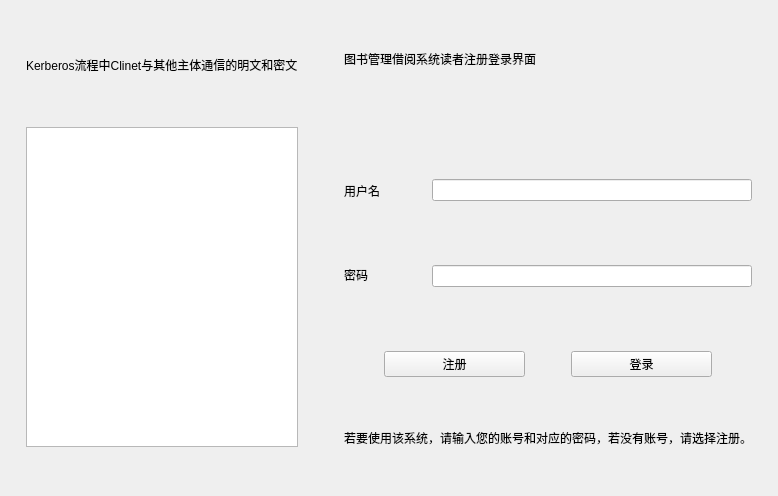
<?xml version="1.0" encoding="UTF-8"?>
<ui version="4.0">
 <class>MainWindow</class>
 <widget class="QMainWindow" name="MainWindow">
  <property name="geometry">
   <rect>
    <x>0</x>
    <y>0</y>
    <width>778</width>
    <height>496</height>
   </rect>
  </property>
  <property name="windowTitle">
   <string>MainWindow</string>
  </property>
  <widget class="QWidget" name="centralwidget">
   <layout class="QGridLayout" name="gridLayout">
    <item row="4" column="3" colspan="3">
     <layout class="QHBoxLayout" name="horizontalLayout" stretch="0,5,0,5,0">
      <item>
       <spacer name="horizontalSpacer_4">
        <property name="orientation">
         <enum>Qt::Horizontal</enum>
        </property>
        <property name="sizeHint" stdset="0">
         <size>
          <width>40</width>
          <height>20</height>
         </size>
        </property>
       </spacer>
      </item>
      <item>
       <widget class="QPushButton" name="pushButton_2">
        <property name="text">
         <string>注册</string>
        </property>
       </widget>
      </item>
      <item>
       <spacer name="horizontalSpacer_2">
        <property name="orientation">
         <enum>Qt::Horizontal</enum>
        </property>
        <property name="sizeHint" stdset="0">
         <size>
          <width>40</width>
          <height>20</height>
         </size>
        </property>
       </spacer>
      </item>
      <item>
       <widget class="QPushButton" name="pushButton">
        <property name="text">
         <string>登录</string>
        </property>
       </widget>
      </item>
      <item>
       <spacer name="horizontalSpacer_5">
        <property name="orientation">
         <enum>Qt::Horizontal</enum>
        </property>
        <property name="sizeHint" stdset="0">
         <size>
          <width>40</width>
          <height>20</height>
         </size>
        </property>
       </spacer>
      </item>
     </layout>
    </item>
    <item row="1" column="3" colspan="3">
     <widget class="QLabel" name="label_2">
      <property name="text">
       <string>图书管理借阅系统读者注册登录界面</string>
      </property>
     </widget>
    </item>
    <item row="3" column="3">
     <layout class="QVBoxLayout" name="verticalLayout_2">
      <item>
       <spacer name="verticalSpacer_8">
        <property name="orientation">
         <enum>Qt::Vertical</enum>
        </property>
        <property name="sizeHint" stdset="0">
         <size>
          <width>20</width>
          <height>40</height>
         </size>
        </property>
       </spacer>
      </item>
      <item>
       <widget class="QLabel" name="label_4">
        <property name="text">
         <string>用户名</string>
        </property>
       </widget>
      </item>
      <item>
       <spacer name="verticalSpacer_4">
        <property name="orientation">
         <enum>Qt::Vertical</enum>
        </property>
        <property name="sizeHint" stdset="0">
         <size>
          <width>20</width>
          <height>40</height>
         </size>
        </property>
       </spacer>
      </item>
      <item>
       <widget class="QLabel" name="label_3">
        <property name="text">
         <string>密码</string>
        </property>
       </widget>
      </item>
      <item>
       <spacer name="verticalSpacer_9">
        <property name="orientation">
         <enum>Qt::Vertical</enum>
        </property>
        <property name="sizeHint" stdset="0">
         <size>
          <width>20</width>
          <height>40</height>
         </size>
        </property>
       </spacer>
      </item>
     </layout>
    </item>
    <item row="6" column="3" colspan="3">
     <widget class="QLabel" name="label_5">
      <property name="text">
       <string>若要使用该系统，请输入您的账号和对应的密码，若没有账号，请选择注册。</string>
      </property>
     </widget>
    </item>
    <item row="7" column="3">
     <spacer name="verticalSpacer_11">
      <property name="orientation">
       <enum>Qt::Vertical</enum>
      </property>
      <property name="sizeType">
       <enum>QSizePolicy::Minimum</enum>
      </property>
      <property name="sizeHint" stdset="0">
       <size>
        <width>20</width>
        <height>40</height>
       </size>
      </property>
     </spacer>
    </item>
    <item row="5" column="3">
     <spacer name="verticalSpacer_3">
      <property name="orientation">
       <enum>Qt::Vertical</enum>
      </property>
      <property name="sizeType">
       <enum>QSizePolicy::Minimum</enum>
      </property>
      <property name="sizeHint" stdset="0">
       <size>
        <width>20</width>
        <height>40</height>
       </size>
      </property>
     </spacer>
    </item>
    <item row="3" column="5">
     <layout class="QVBoxLayout" name="verticalLayout_3" stretch="0,0,0,0,0">
      <item>
       <spacer name="verticalSpacer_6">
        <property name="orientation">
         <enum>Qt::Vertical</enum>
        </property>
        <property name="sizeHint" stdset="0">
         <size>
          <width>20</width>
          <height>40</height>
         </size>
        </property>
       </spacer>
      </item>
      <item>
       <widget class="QLineEdit" name="lineEdit"/>
      </item>
      <item>
       <spacer name="verticalSpacer_5">
        <property name="orientation">
         <enum>Qt::Vertical</enum>
        </property>
        <property name="sizeHint" stdset="0">
         <size>
          <width>20</width>
          <height>40</height>
         </size>
        </property>
       </spacer>
      </item>
      <item>
       <widget class="QLineEdit" name="lineEdit_2">
        <property name="echoMode">
         <enum>QLineEdit::Password</enum>
        </property>
       </widget>
      </item>
      <item>
       <spacer name="verticalSpacer_7">
        <property name="orientation">
         <enum>Qt::Vertical</enum>
        </property>
        <property name="sizeHint" stdset="0">
         <size>
          <width>20</width>
          <height>40</height>
         </size>
        </property>
       </spacer>
      </item>
     </layout>
    </item>
    <item row="3" column="4">
     <spacer name="horizontalSpacer">
      <property name="orientation">
       <enum>Qt::Horizontal</enum>
      </property>
      <property name="sizeType">
       <enum>QSizePolicy::Fixed</enum>
      </property>
      <property name="sizeHint" stdset="0">
       <size>
        <width>40</width>
        <height>20</height>
       </size>
      </property>
     </spacer>
    </item>
    <item row="1" column="1" rowspan="6">
     <layout class="QVBoxLayout" name="verticalLayout" stretch="1,0,10">
      <item>
       <widget class="QLabel" name="label">
        <property name="text">
         <string>Kerberos流程中Clinet与其他主体通信的明文和密文</string>
        </property>
       </widget>
      </item>
      <item>
       <spacer name="verticalSpacer">
        <property name="orientation">
         <enum>Qt::Vertical</enum>
        </property>
        <property name="sizeType">
         <enum>QSizePolicy::Expanding</enum>
        </property>
        <property name="sizeHint" stdset="0">
         <size>
          <width>20</width>
          <height>40</height>
         </size>
        </property>
       </spacer>
      </item>
      <item>
       <widget class="QTextBrowser" name="textBrowser"/>
      </item>
     </layout>
    </item>
    <item row="3" column="6">
     <spacer name="horizontalSpacer_6">
      <property name="orientation">
       <enum>Qt::Horizontal</enum>
      </property>
      <property name="sizeType">
       <enum>QSizePolicy::Expanding</enum>
      </property>
      <property name="sizeHint" stdset="0">
       <size>
        <width>40</width>
        <height>20</height>
       </size>
      </property>
     </spacer>
    </item>
    <item row="1" column="0">
     <spacer name="horizontalSpacer_7">
      <property name="orientation">
       <enum>Qt::Horizontal</enum>
      </property>
      <property name="sizeHint" stdset="0">
       <size>
        <width>40</width>
        <height>20</height>
       </size>
      </property>
     </spacer>
    </item>
    <item row="0" column="3">
     <spacer name="verticalSpacer_10">
      <property name="orientation">
       <enum>Qt::Vertical</enum>
      </property>
      <property name="sizeType">
       <enum>QSizePolicy::Minimum</enum>
      </property>
      <property name="sizeHint" stdset="0">
       <size>
        <width>20</width>
        <height>40</height>
       </size>
      </property>
     </spacer>
    </item>
    <item row="3" column="2">
     <spacer name="horizontalSpacer_3">
      <property name="orientation">
       <enum>Qt::Horizontal</enum>
      </property>
      <property name="sizeType">
       <enum>QSizePolicy::Minimum</enum>
      </property>
      <property name="sizeHint" stdset="0">
       <size>
        <width>40</width>
        <height>20</height>
       </size>
      </property>
     </spacer>
    </item>
    <item row="2" column="3">
     <spacer name="verticalSpacer_2">
      <property name="orientation">
       <enum>Qt::Vertical</enum>
      </property>
      <property name="sizeType">
       <enum>QSizePolicy::Minimum</enum>
      </property>
      <property name="sizeHint" stdset="0">
       <size>
        <width>20</width>
        <height>40</height>
       </size>
      </property>
     </spacer>
    </item>
   </layout>
  </widget>
 </widget>
 <resources/>
 <connections/>
</ui>
